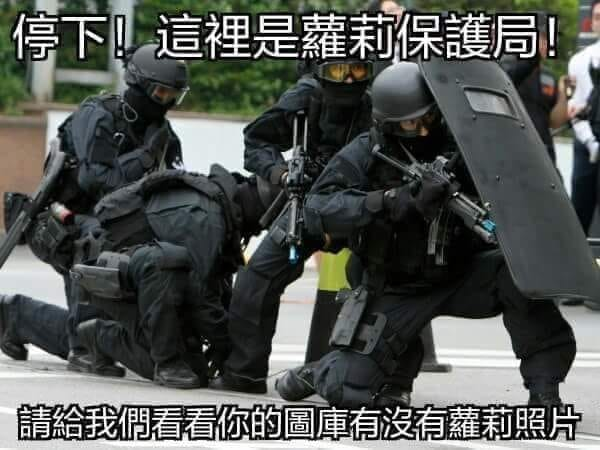
#> input picture 44772651_2293696480850238_4842793806283669504_n.jpg, 600 x 450 px, given in place of stream, which was not available
$ python PeopleCounterMain.py
#> lines starting #> are read from the running program, lines starting #| are printed output that depends on the picture; pictures that were not available may be replaced by others from this repository, and a replacement may not be noted
import argparse
import datetime
import imutils
import math
import cv2
import numpy as np
from urllib.request import urlopen
import time

width = 800

textDoorIn = 0
textIn = 0
textOut = 0

#url="http://192.168.43.223:81/stream"
url="http://192.168.43.211:81/stream"

def testIntersectionIn(x,w,y,h):
    # [7 lines of commented-out code are left out]

    return False


def testIntersectionOut(x, y):
    # [4 lines of commented-out code are left out]

    return False


if __name__ == "__main__":
    camera = cv2.VideoCapture(url)

    firstFrame = None

    # loop over the frames of the video
    while True:
        # grab the current frame and initialize the occupied/unoccupied
        # text
        (grabbed, frame) = camera.read()
#> frame is the input picture: shape (450, 600, 3); mean B, G, R 82, 85.5, 82
        text = "Unoccupied"

        # if the frame could not be grabbed, then we have reached the end
        # of the video
        if not grabbed:
            break

        # resize the frame, convert it to grayscale, and blur it
        frame = imutils.resize(frame, width=width)
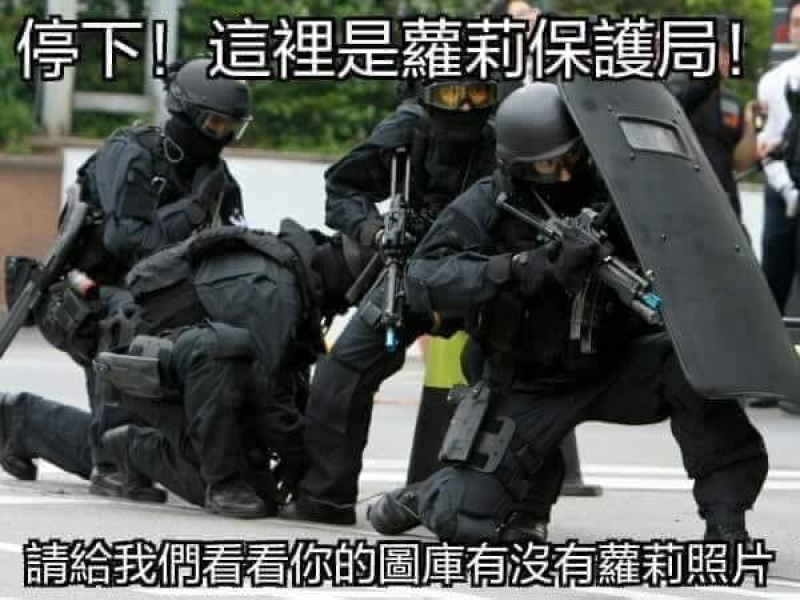
#> frame: shape (600, 800, 3); mean B, G, R 82, 85.4, 81.9
        gray = cv2.cvtColor(frame, cv2.COLOR_BGR2GRAY)
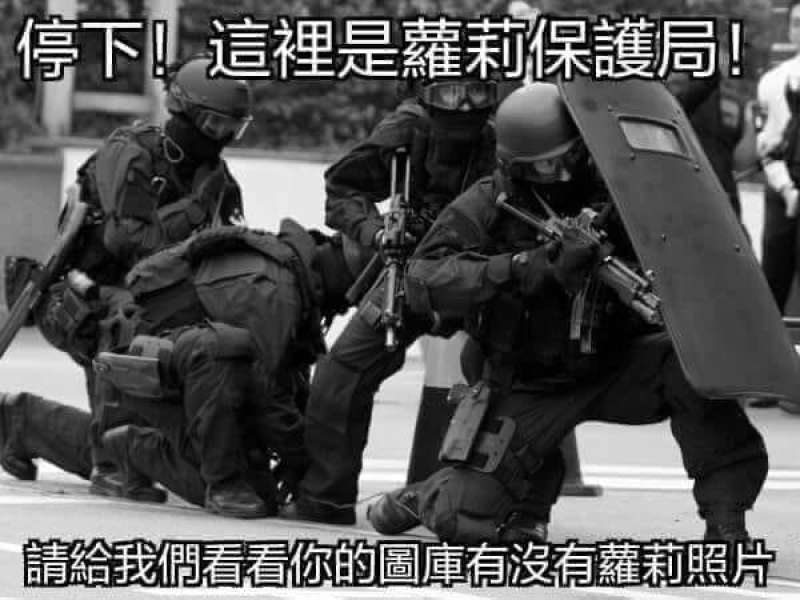
#> gray: shape (600, 800); min 0, max 255, mean 84
        gray = cv2.GaussianBlur(gray, (21, 21), 0)
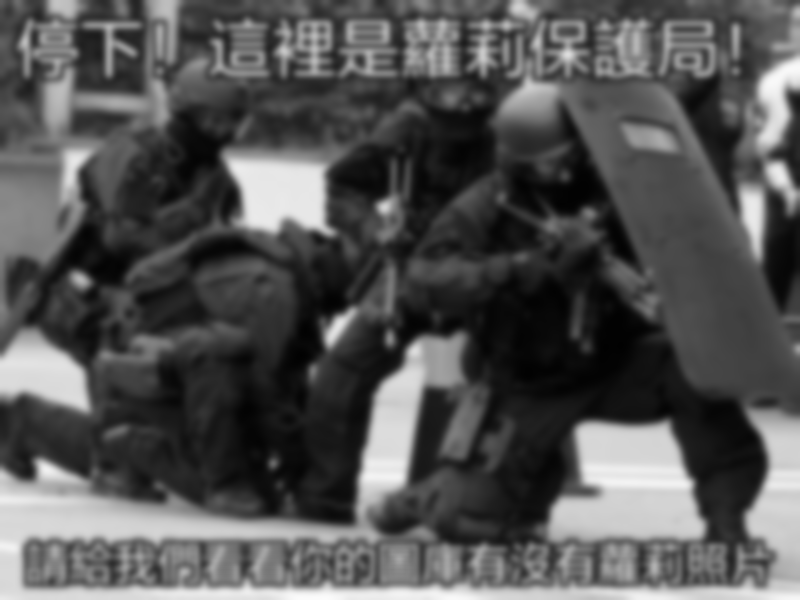
#> gray: shape (600, 800); min 1, max 252, mean 84

        # if the first frame is None, initialize it
        if firstFrame is None:
            firstFrame = gray
            continue

        # compute the absolute difference between the current frame and
        # first frame
        frameDelta = cv2.absdiff(firstFrame, gray)
        thresh = cv2.threshold(frameDelta, 25, 255, cv2.THRESH_BINARY)[1]
        # dilate the thresholded image to fill in holes, then find contours
        # on thresholded image
        thresh = cv2.dilate(thresh, None, iterations=2)

        #cv2.findContour：檢測物體的輪廓、cv2.RETR_LIST：取輪廓、cv2.RETR_EXTERNAL：取外輪廓
        cnts = cv2.findContours(thresh.copy(), cv2.RETR_EXTERNAL, cv2.CHAIN_APPROX_SIMPLE)[0]

        # loop over the contours
        for c in cnts:
            #print(c)

            #忽略輪廓面積過小的，(12k太小，40k太大)
            print(str(cv2.contourArea(c)))
            if cv2.contourArea(c) < 22000:
                continue

            # compute the bounding box for the contour, draw it on the frame,
            # and update the text

            #cv2.boundingRect(圖)，返回四值，x,y為左上座標，w,h為寬和高
            (x, y, w, h) = cv2.boundingRect(c)
            #然後利用下方畫出矩形
            #第一個引數：img是原圖
            #第二個引數：（x，y）是矩陣的左上點座標
            #第三個引數：（x+w，y+h）是矩陣的右下點座標
            #第四個引數：（0,255,0）是畫線對應的rgb顏色
            #第五個引數：2是所畫的線的寬度
            cv2.rectangle(frame, (x, y), (x + w, y + h), (0, 255, 0), 2)

            #cv2.line(影像，開始座標，結束座標，顏色、線條寬度)
            #cv2.line(frame, (width // 4, 450), (width // 2, 450), (250, 0, 1), 2)  # blue line_new(200,450)、(400,450)
            cv2.line(frame, (width // 4, 480), (width // 2, 480), (0, 0, 255), 2)  # red line_new
            cv2.rectangle(frame,(width // 4, 10 ), (width // 2, 450) , (250, 0, 1) , 2)
            #cv2.line(frame, (width // 2, 0), (width, 450), (250, 0, 1), 2)  # blue line
            #cv2.line(frame, (width // 2 - 50, 0), (width - 50, 450), (0, 0, 255), 2)  # red line

            #矩形中心點
            rectagleCenterPoint = ((x + (x + w)) // 2, (y + (y + h)) // 2)
            #畫中心點的圓
            cv2.circle(frame, rectagleCenterPoint, 1, (0, 0, 255), 5)

            #if (testIntersectionIn((x + (x + w)) // 2, (y + (y + h)) // 2)):
            #    textDoorIn += 1

            if (testIntersectionIn(x,w,y,h)):
                textDoorIn = 1
            else:
                textDoorIn = 0

            if (testIntersectionOut((x + (x + w)) // 2, (y + (y + h)) // 2)):
                textOut += 1

            # draw the text and timestamp on the frame

            # show the frame and record if the user presses a key
            # cv2.imshow("Thresh", thresh)
            # cv2.imshow("Frame Delta", frameDelta)

        if cv2.waitKey(1) & 0xFF == ord('q'):
            break

        cv2.putText(frame, "In: {}".format(str(textDoorIn)), (10, 50),
                    cv2.FONT_HERSHEY_SIMPLEX, 0.5, (0, 0, 255), 2)
        cv2.putText(frame, "door: {}".format(str(textOut)), (10, 70),
                    cv2.FONT_HERSHEY_SIMPLEX, 0.5, (0, 0, 255), 2)
        cv2.putText(frame, datetime.datetime.now().strftime("%A %d %B %Y %I:%M:%S%p"),
                    (10, frame.shape[0] - 10), cv2.FONT_HERSHEY_SIMPLEX, 0.35, (0, 0, 255), 1)
        cv2.imshow("Security Feed", frame)

    # cleanup the camera and close any open windows
    camera.release()
    cv2.destroyAllWindows()
